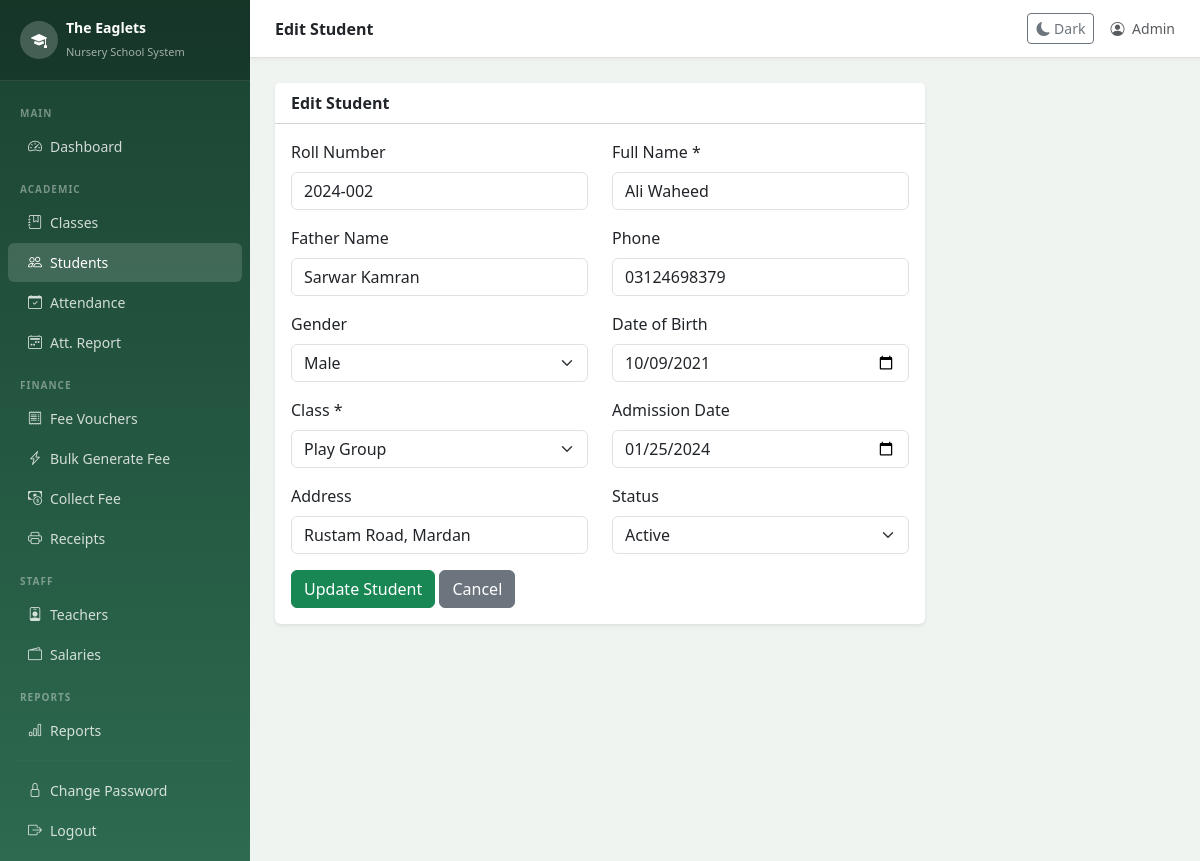
Page /students/edit.php?id=2 (signed in) on the committed database.
### tables this page shows
CREATE TABLE students (
    id INT AUTO_INCREMENT PRIMARY KEY,
    roll_no VARCHAR(20) UNIQUE,
    full_name VARCHAR(150) NOT NULL,
    father_name VARCHAR(150),
    phone VARCHAR(20),
    address TEXT,
    date_of_birth DATE,
    gender ENUM('male','female') DEFAULT 'male',
    class_id INT,
    admission_date DATE,
    status ENUM('active','inactive') DEFAULT 'active',
    advance_balance DECIMAL(10,2) DEFAULT 0.00,
    FOREIGN KEY (class_id) REFERENCES classes(id)
);

CREATE TABLE classes (
    id INT AUTO_INCREMENT PRIMARY KEY,
    name VARCHAR(50) UNIQUE NOT NULL,
    monthly_fee DECIMAL(10,2) DEFAULT 0,
    deleted TINYINT(1) DEFAULT 0,
    created_at TIMESTAMP DEFAULT CURRENT_TIMESTAMP
);

### students/edit.php (the view, shortened to what this page needs)
<?php
require_once $_SERVER['DOCUMENT_ROOT'] . '/04. eaglets_school/config/db.php';
$id      = intval($_GET['id'] ?? 0);
$student = mysqli_fetch_assoc(mysqli_query($conn,
    "SELECT * FROM students WHERE id=$id"
));
$classes   = mysqli_query($conn, "
    SELECT * FROM classes
    ORDER BY FIELD(name,
    'Play Group','Nursery','Prep',
    'Class 1','Class 2','Class 3','Class 4','Class 5',
    'Class 6','Class 7','Class 8','Class 9','Class 10')
");
require_once '../includes/header.php';
?>
<div class="card border-0 shadow-sm" style="max-width:650px">
    <div class="card-header bg-white fw-bold">Edit Student</div>
    <div class="card-body">
        <form method="POST">
            <div class="row">
                <div class="col-md-6 mb-3">
                    <label class="form-label">Roll Number</label>
                    <input type="text" name="roll_no" class="form-control"
                           value="<?= htmlspecialchars($student['roll_no']) ?>">
                </div>
                <div class="col-md-6 mb-3">
                    <label class="form-label">Full Name *</label>
                    <input type="text" name="full_name" class="form-control"
                           value="<?= htmlspecialchars($student['full_name']) ?>"
                           required>
                </div>
                <div class="col-md-6 mb-3">
                    <label class="form-label">Father Name</label>
                    <input type="text" name="father_name" class="form-control"
                           value="<?= htmlspecialchars($student['father_name']) ?>">
                </div>
                <div class="col-md-6 mb-3">
                    <label class="form-label">Phone</label>
                    <input type="text" name="phone" class="form-control"
                           value="<?= htmlspecialchars($student['phone']) ?>">
                </div>
                <div class="col-md-6 mb-3">
                    <label class="form-label">Gender</label>
                    <select name="gender" class="form-select">
                        <option value="male"
                            <?= $student['gender']==='male'?'selected':'' ?>>Male</option>
                    </select>
                </div>
                <div class="col-md-6 mb-3">
                    <label class="form-label">Date of Birth</label>
                    <input type="date" name="date_of_birth" class="form-control"
                           value="<?= $student['date_of_birth'] ?>">
                </div>
                <div class="col-md-6 mb-3">
                    <label class="form-label">Class *</label>
                    <select name="class_id" class="form-select" required>
                        <?php while ($c = mysqli_fetch_assoc($classes)): ?>
                            <option value="<?= $c['id'] ?>"
                                <?= $c['id']==$student['class_id']?'selected':'' ?>>
                                <?= htmlspecialchars($c['name']) ?>
                            </option>
                        <?php endwhile; ?>
                    </select>
                </div>
                <div class="col-md-6 mb-3">
                    <label class="form-label">Admission Date</label>
                    <input type="date" name="admission_date" class="form-control"
                           value="<?= $student['admission_date'] ?>">
                </div>
                <div class="col-md-6 mb-3">
                    <label class="form-label">Address</label>
                    <input type="text" name="address" class="form-control"
                           value="<?= htmlspecialchars($student['address']) ?>">
                </div>
                <div class="col-md-6 mb-3">
                    <label class="form-label">Status</label>
                    <select name="status" class="form-select">
                        <option value="active"
                            <?= $student['status']==='active'?'selected':'' ?>>Active</option>
                    </select>
                </div>
            </div>
            <button type="submit" class="btn btn-success">Update Student</button>
            <a href="index.php" class="btn btn-secondary">Cancel</a>
        </form>
    </div>
</div>
<?php require_once '../includes/footer.php'; ?>

### includes/header.php (style rules this page uses)
body { background-color: #f0f4f0; }

### rows in the picture
students: roll_no "2024-002", full_name "Ali Waheed", father_name "Sarwar Kamran", phone "03124698379", gender "Male", date_of_birth "10/09/2021", class_id "Play Group", admission_date "01/25/2024", address "Rustam Road, Mardan", status "Active"

### other values in the picture
$pageTitle "Edit Student"
$_SESSION['full_name'] "Admin"
